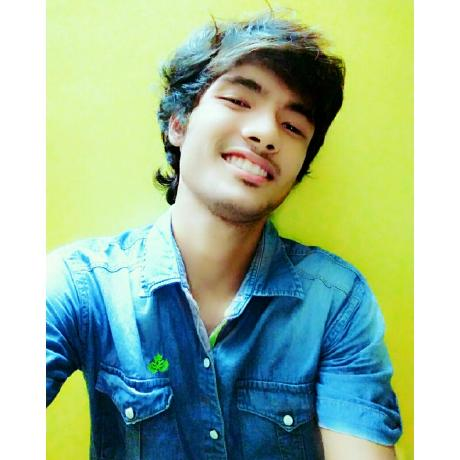
#> input picture sample_image.jpeg, 460 x 460 px
$ python show_image_in_cmd.py
#> lines starting #> are read from the running program, lines starting #| are printed output that depends on the picture
'''
Language: Python3
'''

import sys
from PIL import Image

pixel_symbol = "██"

'''
Used to scale image size
'''
def scale_image(img, new_width):
    (width, height) = img.size
    ratio = height/float(width)
    new_height = int(ratio * new_width)
    return img.resize((new_width, new_height))

'''
Convert in grayscale/black_and_white
'''
def convert_in_grayscale(img):
    return img.convert('L')


'''
Color function will color the simulated pixel block
'''
def color(c,clr):
    if(type(clr) is tuple):
        c1,c2,c3 = str(clr[0]),str(clr[1]),str(clr[2])
        color_pixel = c1 + ";" + c2 + ";" + c3
        c = "\u001B[38;2;"+color_pixel+"m" + c + "\u001B[39m"
    else:
        c = '\u0020';
        if clr != 0:
            c = pixel_symbol
    return c

'''
Creates the array of pixel according to width
'''
def genrate_pixel_array(image, width):
    img_pxl = list(image.getdata())
    pxl_arr = []
    for i in range(0, len(img_pxl), width):
        pxl_arr.append(img_pxl[i:i + width])
    return pxl_arr


'''
Pixel simulator
'''
def simulate_pixel(pixel_array,width):
    simulated_output = ""
    for row in pixel_array:
        row_simulated_output = ""
        for pixel_set in row:
            row_simulated_output += color(pixel_symbol,pixel_set)
        row_simulated_output += "\n"
        simulated_output += row_simulated_output
    return simulated_output


'''
Image simulator
'''
def simulate_image(image,width):
    pixel_array = genrate_pixel_array(image,width)
    simulated_image = simulate_pixel(pixel_array,width)
    return simulated_image

'''
Process image or start of image processing
'''
def process_image(image_filepath,width=100,style="color"):
#> called with image_filepath = 'sample_image.jpeg', width = 100, style = 'color'
    image = None
    try:
        image = Image.open(image_filepath)
#> image is the input picture: PIL image 460x460 RGB; mean R, G, B 157.7, 185.1, 155.9
        image = scale_image(image,width)
#> in scale_image, `return img.resize((new_width, new_height))`:
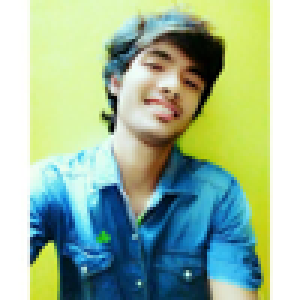
#> returned value: PIL image 100x100 RGB (shown 3 times larger); mean R, G, B 157.7, 185.1, 155.9
        if style == "grayscale":
            image = convert_in_grayscale(image)
    except Exception as e:
        print("file not exist")
        return

    return simulate_image(image,width)
#> in genrate_pixel_array, `img_pxl = list(image.getdata())`: img_pxl = 10000 items, first 6: (255, 255, 255), (255, 255, 255), (255, 255, 255), (255, 255, 255), (255, 255, 255), (255, 255, 255)
#> the loop in genrate_pixel_array, `for i in range(0, len(img_pxl), width):` made 100 passes
#> i on passes 2 to 13: 100, 200, 300, 400, 500, 600, 700, 800, 900, 1000, 1100, 1200
#> after the loop in genrate_pixel_array, `for i in range(0, len(img_pxl), width):`: pxl_arr = 100 items
#> the loop in simulate_pixel, `for row in pixel_array:` made 100 passes
#> row_simulated_output on passes 1 to 2: '', ''

if __name__=='__main__':
    name = "sample_image.jpeg"
    width = 100
    image_path = name
    image = process_image(image_path,width,"color")
    print(image)
#> (printed output is left out)
